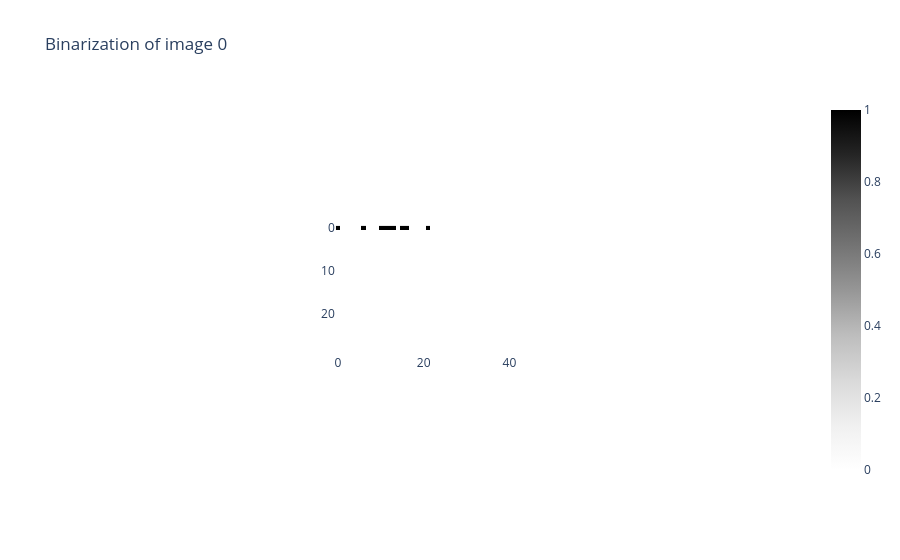

Source (notebook cell):
### Code cell
im1 = value_shape[6][None, :, :]
binarizer = Binarizer(threshold=0.5)
im1_binarized = binarizer.fit_transform(im1)
binarizer.plot(im1_binarized)
#print(im8)
#value_shape[3]

### Figure 1 — Plotly figure (JSON) as saved in the notebook; plotly's stock layout.template omitted (floating-point values rounded to 4 significant figures; data arrays with more than 128 entries replaced by an {"elided": "..."} marker saying what was removed)
{"data": [{"colorscale": [[0, "rgb(255,255,255)"], [0.125, "rgb(240,240,240)"], [0.25, "rgb(217,217,217)"], [0.375, "rgb(189,189,189)"], [0.5, "rgb(150,150,150)"], [0.625, "rgb(115,115,115)"], [0.75, "rgb(82,82,82)"], [0.875, "rgb(37,37,37)"], [1, "rgb(0, 0, 0)"]], "type": "heatmap", "z": {"elided": "30x50 int values"}}], "layout": {"autosize": true, "plot_bgcolor": "white", "title": {"text": "Binarization of image 0"}, "xaxis": {"autorange": true, "constrain": "domain", "domain": [0.3524, 0.6476], "range": [-0.5, 49.5], "scaleanchor": "y"}, "yaxis": {"autorange": true, "constrain": "domain", "domain": [0, 1], "range": [29.5, -0.5]}}}
